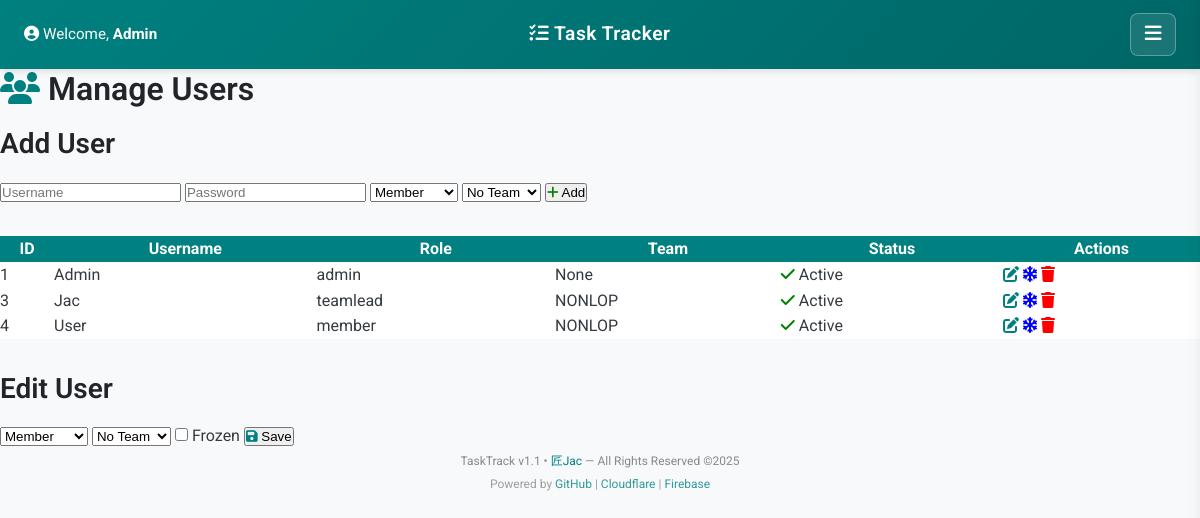
Page /usermgt.php?action=edit&id=1 (signed in) on the committed database.
### tables this page shows
CREATE TABLE `users` (
  `id` int(11) NOT NULL,
  `username` varchar(32) NOT NULL,
  `password` varchar(255) NOT NULL,
  `role` enum('admin','teamlead','member') NOT NULL,
  `team_id` int(11) DEFAULT NULL,
  `frozen` tinyint(1) DEFAULT 0
);

CREATE TABLE `teams` (
  `id` int(11) NOT NULL,
  `name` varchar(64) NOT NULL
);

### usermgt.php (the view, shortened to what this page needs)
<?php
include 'head.php';
include 'db.php';
$action = $_GET['action'] ?? '';
$user_id = intval($_GET['id'] ?? 0);
$res = $conn->query('SELECT u.id, u.username, u.role, u.team_id, u.frozen, t.name AS team FROM users u LEFT JOIN teams t ON u.team_id = t.id');
$users = $res->fetch_all(MYSQLI_ASSOC);
?>
<div class="container">
    <h2><i class="fa fa-users" style="color:#008080"></i> Manage Users</h2>
    <form method="post" action="?action=add" style="margin-bottom:2em;">
        <h3>Add User</h3>
        <input type="text" name="username" placeholder="Username" required>
        <input type="password" name="password" placeholder="Password" required>
        <select name="role">
            <option value="member">Member</option>
        </select>
        <select name="team_id">
            <option value="0">No Team</option>
        </select>
        <button type="submit"><i class="fa fa-plus" style="color:green"></i> Add</button>
    </form>
    <table style="width:100%;border-collapse:collapse;">
        <tr style="background:#008080;color:#fff;">
            <th>ID</th><th>Username</th><th>Role</th><th>Team</th><th>Status</th><th>Actions</th>
        </tr>
        <?php foreach ($users as $u): ?>
        <tr style="background:<?php echo $u['frozen'] ? '#ccc' : '#fff'; ?>;">
            <td><?php echo $u['id']; ?></td>
            <td><?php echo htmlspecialchars($u['username']); ?></td>
            <td><?php echo $u['role']; ?></td>
            <td><?php echo $u['team'] ?: 'None'; ?></td>
            <td><?php echo $u['frozen'] ? '<i class="fa fa-snowflake" style="color:blue"></i> Frozen' : '<i class="fa fa-check" style="color:green"></i> Active'; ?></td>
            <td>
                <a href="?action=edit&id=<?php echo $u['id']; ?>"><i class="fa fa-edit" style="color:#008080"></i></a>
                <a href="?action=freeze&id=<?php echo $u['id']; ?>" onclick="return confirm('Freeze user?');"><i class="fa fa-snowflake" style="color:blue"></i></a>
                <a href="?action=delete&id=<?php echo $u['id']; ?>" onclick="return confirm('Delete user?');"><i class="fa fa-trash" style="color:red"></i></a>
            </td>
        </tr>
        <?php endforeach; ?>
    </table>
    <?php if ($action === 'edit' && $user_id):
        $res = $conn->query('SELECT * FROM users WHERE id=' . $user_id);
        $edit = $res->fetch_assoc();
    ?>
    <form method="post" action="?action=edit&id=<?php echo $user_id; ?>" style="margin-top:2em;">
        <h3>Edit User</h3>
        <select name="role">
            <option value="member" <?php if ($edit['role']==='member') echo 'selected'; ?>>Member</option>
        </select>
        <select name="team_id">
            <option value="0">No Team</option>
        </select>
        <label><input type="checkbox" name="frozen" value="1" <?php if ($edit['frozen']) echo 'checked'; ?>> Frozen</label>
        <button type="submit"><i class="fa fa-save" style="color:#008080"></i> Save</button>
    </form>
    <?php endif; ?>
</div>
<?php include 'foot.php'; ?>

### css/main.css (style rules this page uses)
:root { --teal-50: #f0fdfa; --teal-100: #ccfbf1; --teal-200: #99f6e4; --teal-300: #5eead4; --teal-400: #2dd4bf; --teal-500: #14b8a6; --teal-600: #0d9488; --teal-700: #0f766e; --teal-800: #115e59; --teal-900: #134e4a; --primary: #008080; --primary-dark: #006666; --primary-light: #00a3a3; --success: #28a745; --warning: #ffc107; --danger: #dc3545; --info: #17a2b8; --white: #ffffff; --gray-50: #f8f9fa; --gray-100: #f1f3f5; --gray-200: #e9ecef; --gray-300: #dee2e6; --gray-400: #ced4da; --gray-500: #adb5bd; --gray-600: #6c757d; --gray-700: #495057; --gray-800: #343a40; --gray-900: #212529; --black: #000000; --space-xs: 0.25rem; --space-sm: 0.5rem; --space-md: 1rem; --space-lg: 1.5rem; --space-xl: 2rem; --space-2xl: 3rem; --radius-sm: 0.25rem; --radius-md: 0.375rem; --radius-lg: 0.5rem; --radius-xl: 0.75rem; --shadow-sm: 0 1px 2px 0 rgba(0, 0, 0, 0.05); --shadow-md: 0 4px 6px -1px rgba(0, 0, 0, 0.1); --shadow-lg: 0 10px 15px -3px rgba(0, 0, 0, 0.1); }
* { margin: 0; padding: 0; box-sizing: border-box; }
html { font-size: 16px; scroll-behavior: smooth; }
body { font-family: 'Roboto', sans-serif; font-weight: 400; line-height: 1.6; color: var(--gray-800); background-color: var(--gray-50); -webkit-font-smoothing: antialiased; -moz-osx-font-smoothing: grayscale; }
h1, h2, h3, h4, h5, h6 { font-weight: 600; line-height: 1.3; margin-bottom: var(--space-md); color: var(--gray-900); }
h2 { font-size: 2rem; }
h3 { font-size: 1.75rem; }
a { color: var(--primary); text-decoration: none; transition: color 0.2s ease; }

### rows in the picture
users: id "1", username "Admin", role "admin", team "None", shows "Active"
users: id "3", username "Jac", role "teamlead", team.name "NONLOP", frozen 0 (drawn)
users: id "4", username "User", role "member", team.name "NONLOP", frozen 0 (drawn)

### other values in the picture
$username "Admin"
